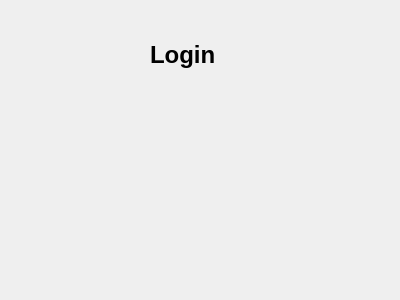
<?xml version="1.0" encoding="UTF-8"?>
<ui version="4.0">
 <class>Form</class>
 <widget class="QWidget" name="Form">
  <property name="geometry">
   <rect>
    <x>0</x>
    <y>0</y>
    <width>400</width>
    <height>300</height>
   </rect>
  </property>
  <property name="windowTitle">
   <string>Form</string>
  </property>
  <widget class="QLabel" name="label">
   <property name="geometry">
    <rect>
     <x>150</x>
     <y>30</y>
     <width>91</width>
     <height>51</height>
    </rect>
   </property>
   <property name="text">
    <string>&lt;html&gt;&lt;head/&gt;&lt;body&gt;&lt;p&gt;&lt;span style=&quot; font-size:18pt; font-weight:600;&quot;&gt;Login&lt;/span&gt;&lt;/p&gt;&lt;/body&gt;&lt;/html&gt;</string>
   </property>
  </widget>
 </widget>
 <resources/>
 <connections/>
</ui>
